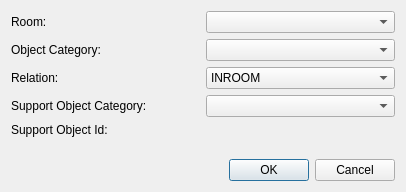
<?xml version="1.0" encoding="UTF-8"?>
<ui version="4.0">
 <class>ObjectPlacePropertyDialogClass</class>
 <widget class="QDialog" name="ObjectPlacePropertyDialogClass">
  <property name="geometry">
   <rect>
    <x>0</x>
    <y>0</y>
    <width>406</width>
    <height>192</height>
   </rect>
  </property>
  <property name="windowTitle">
   <string>ObjectPlacePropertyDialog</string>
  </property>
  <layout class="QVBoxLayout" name="verticalLayout">
   <item>
    <layout class="QHBoxLayout" name="horizontalLayout_5">
     <item>
      <widget class="QLabel" name="label_6">
       <property name="text">
        <string>Room:</string>
       </property>
      </widget>
     </item>
     <item>
      <widget class="QComboBox" name="comboBox_4"/>
     </item>
    </layout>
   </item>
   <item>
    <layout class="QHBoxLayout" name="horizontalLayout_2">
     <item>
      <widget class="QLabel" name="label_2">
       <property name="text">
        <string>Object Category:</string>
       </property>
      </widget>
     </item>
     <item>
      <widget class="QComboBox" name="comboBox_2"/>
     </item>
    </layout>
   </item>
   <item>
    <layout class="QHBoxLayout" name="horizontalLayout">
     <item>
      <widget class="QLabel" name="label">
       <property name="text">
        <string>Relation:</string>
       </property>
      </widget>
     </item>
     <item>
      <widget class="QComboBox" name="comboBox">
       <item>
        <property name="text">
         <string>INROOM</string>
        </property>
       </item>
       <item>
        <property name="text">
         <string>INOBJECT</string>
        </property>
       </item>
       <item>
        <property name="text">
         <string>ON</string>
        </property>
       </item>
      </widget>
     </item>
    </layout>
   </item>
   <item>
    <layout class="QHBoxLayout" name="horizontalLayout_3">
     <item>
      <widget class="QLabel" name="label_3">
       <property name="text">
        <string>Support Object Category:</string>
       </property>
      </widget>
     </item>
     <item>
      <widget class="QComboBox" name="comboBox_3"/>
     </item>
    </layout>
   </item>
   <item>
    <layout class="QHBoxLayout" name="horizontalLayout_4">
     <item>
      <widget class="QLabel" name="label_4">
       <property name="text">
        <string>Support Object Id:</string>
       </property>
      </widget>
     </item>
     <item>
      <widget class="QLabel" name="label_5">
       <property name="text">
        <string/>
       </property>
      </widget>
     </item>
    </layout>
   </item>
   <item>
    <spacer name="verticalSpacer">
     <property name="orientation">
      <enum>Qt::Vertical</enum>
     </property>
     <property name="sizeHint" stdset="0">
      <size>
       <width>20</width>
       <height>40</height>
      </size>
     </property>
    </spacer>
   </item>
   <item>
    <widget class="QDialogButtonBox" name="buttonBox">
     <property name="standardButtons">
      <set>QDialogButtonBox::Cancel|QDialogButtonBox::Ok</set>
     </property>
    </widget>
   </item>
  </layout>
 </widget>
 <layoutdefault spacing="6" margin="11"/>
 <resources/>
 <connections/>
</ui>
